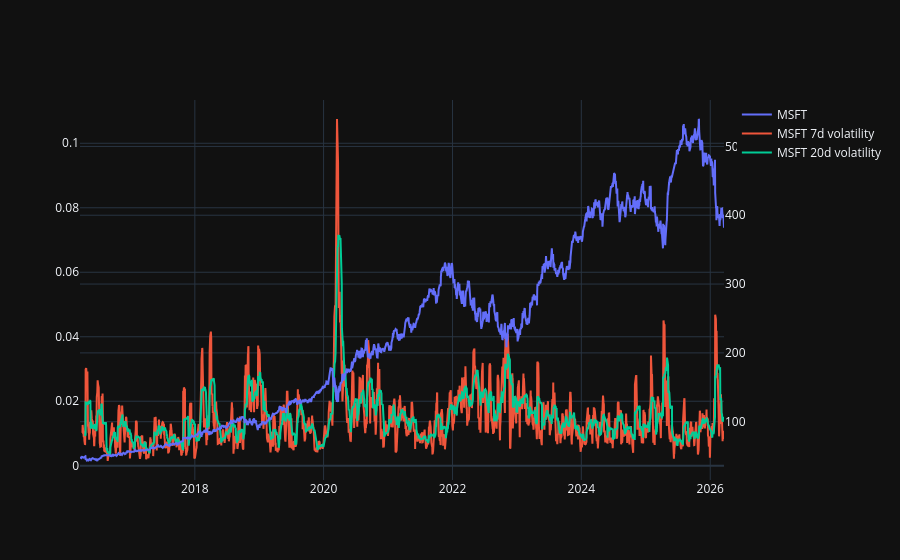

Here is the notebook cell this chart was saved with:
### Code cell
fig=go.Figure()
fig.add_trace(go.Scatter(x=msft_df.index,y=msft_df['Close'],mode='lines',name=msft,yaxis='y1'))
fig.add_trace(go.Scatter(x=msft_df.index,y=msft_df['Volatility_7d'],mode='lines',name=msft+' 7d volatility',yaxis='y2'))
fig.add_trace(go.Scatter(x=msft_df.index,y=msft_df['Volatility_20d'],mode='lines',name=msft+" 20d volatility",yaxis='y2'))
fig.update_layout(yaxis=dict(overlaying='y2',side='right'))
fig.show()

### Figure 1 — Plotly figure (JSON) as saved in the notebook; plotly's stock layout.template omitted (floating-point values rounded to 4 significant figures; data arrays with more than 128 entries replaced by an {"elided": "..."} marker saying what was removed)
{"data": [{"mode": "lines", "name": "MSFT", "x": {"elided": "2515 str values"}, "y": {"elided": "2515 float values"}, "yaxis": "y", "type": "scatter"}, {"mode": "lines", "name": "MSFT 7d volatility", "x": {"elided": "2515 str values"}, "y": {"elided": "2515 float values"}, "yaxis": "y2", "type": "scatter"}, {"mode": "lines", "name": "MSFT 20d volatility", "x": {"elided": "2515 str values"}, "y": {"elided": "2515 float values"}, "yaxis": "y2", "type": "scatter"}], "layout": {"yaxis": {"overlaying": "y2", "side": "right"}}}
